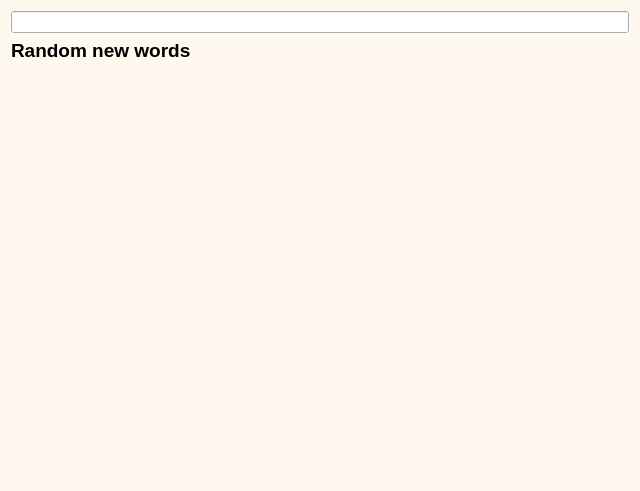
<?xml version="1.0" encoding="UTF-8"?>
<ui version="4.0">
 <class>Home</class>
 <widget class="QWidget" name="Home">
  <property name="geometry">
   <rect>
    <x>0</x>
    <y>0</y>
    <width>640</width>
    <height>491</height>
   </rect>
  </property>
  <property name="windowTitle">
   <string>Form</string>
  </property>
  <property name="autoFillBackground">
   <bool>false</bool>
  </property>
  <property name="styleSheet">
   <string notr="true">#Home {
	background-color: #FFF8EF;
}</string>
  </property>
  <layout class="QVBoxLayout" name="verticalLayout" stretch="1,10,1,0">
   <item>
    <widget class="SearchBox" name="searchBox"/>
   </item>
   <item>
    <layout class="QHBoxLayout" name="horizontalLayout">
     <property name="spacing">
      <number>20</number>
     </property>
     <item>
      <widget class="QLabel" name="label">
       <property name="font">
        <font>
         <pointsize>14</pointsize>
         <bold>true</bold>
        </font>
       </property>
       <property name="text">
        <string>Random new words</string>
       </property>
      </widget>
     </item>
     <item>
      <widget class="QPushButton" name="resetBtn">
       <property name="sizePolicy">
        <sizepolicy hsizetype="Maximum" vsizetype="Maximum">
         <horstretch>0</horstretch>
         <verstretch>0</verstretch>
        </sizepolicy>
       </property>
       <property name="styleSheet">
        <string notr="true">QPushButton {
	border: none;
}

QPushButton::hover {
	border-radius: 5px;
	background-color: rgb(241, 228, 218);
}</string>
       </property>
       <property name="text">
        <string/>
       </property>
       <property name="icon">
        <iconset resource="resources.qrc">
         <normaloff>:/resources/img/reset.svg</normaloff>:/resources/img/reset.svg</iconset>
       </property>
       <property name="iconSize">
        <size>
         <width>24</width>
         <height>24</height>
        </size>
       </property>
      </widget>
     </item>
     <item>
      <spacer name="horizontalSpacer">
       <property name="orientation">
        <enum>Qt::Horizontal</enum>
       </property>
       <property name="sizeHint" stdset="0">
        <size>
         <width>40</width>
         <height>20</height>
        </size>
       </property>
      </spacer>
     </item>
    </layout>
   </item>
   <item>
    <widget class="WordCardGroup" name="wordGroup" native="true"/>
   </item>
   <item>
    <spacer name="verticalSpacer">
     <property name="orientation">
      <enum>Qt::Vertical</enum>
     </property>
     <property name="sizeHint" stdset="0">
      <size>
       <width>20</width>
       <height>40</height>
      </size>
     </property>
    </spacer>
   </item>
  </layout>
 </widget>
 <customwidgets>
  <customwidget>
   <class>SearchBox</class>
   <extends>QLineEdit</extends>
   <header>searchbox.h</header>
  </customwidget>
  <customwidget>
   <class>WordCardGroup</class>
   <extends>QWidget</extends>
   <header>wordcardgroup.h</header>
   <container>1</container>
  </customwidget>
 </customwidgets>
 <resources>
  <include location="resources.qrc"/>
 </resources>
 <connections/>
</ui>
